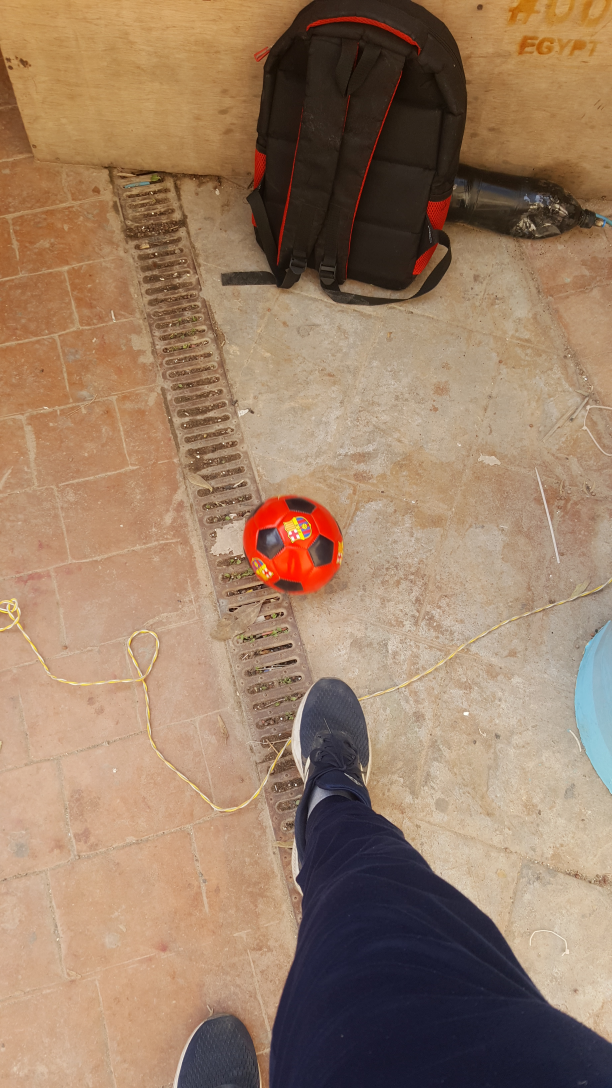
#> input picture Task 8/Task 8.1/balls/r_051.jpg, 1836 x 3264 px, found by its file name (shown at 1/3 size)
$ python ball_detector.py
#> lines starting #> are read from the running program, lines starting #| are printed output that depends on the picture; after the words box and inside, x2 and y2 are one past the last pixel; in counts of white or black regions, pixels touching at a corner belong together
import cv2
import numpy as np
import matplotlib.pyplot as plt

img = cv2.imread('/home/ahmedyoussefg/Desktop/M.I.A/task81/balls/r_051.jpg')
#> img is the input picture: shape (3264, 1836, 3); mean B, G, R 102.7, 126.8, 155.5

hsv_image = cv2.cvtColor(img, cv2.COLOR_BGR2HSV)
#> hsv_image: shape (3264, 1836, 3); mean H, S, V 27.1, 97, 157.9
rgb_image = cv2.cvtColor(img, cv2.COLOR_BGR2RGB)


# Define the lower and upper bounds for blue color
lower_blue = np.array([90, 50, 50])
upper_blue = np.array([130, 255, 255])

# Define the lower and upper bounds for red color
lower_red1 = np.array([160, 160, 200])
upper_red1 = np.array([180, 255, 255])

red_mask1 = cv2.inRange(hsv_image, lower_red1, upper_red1)
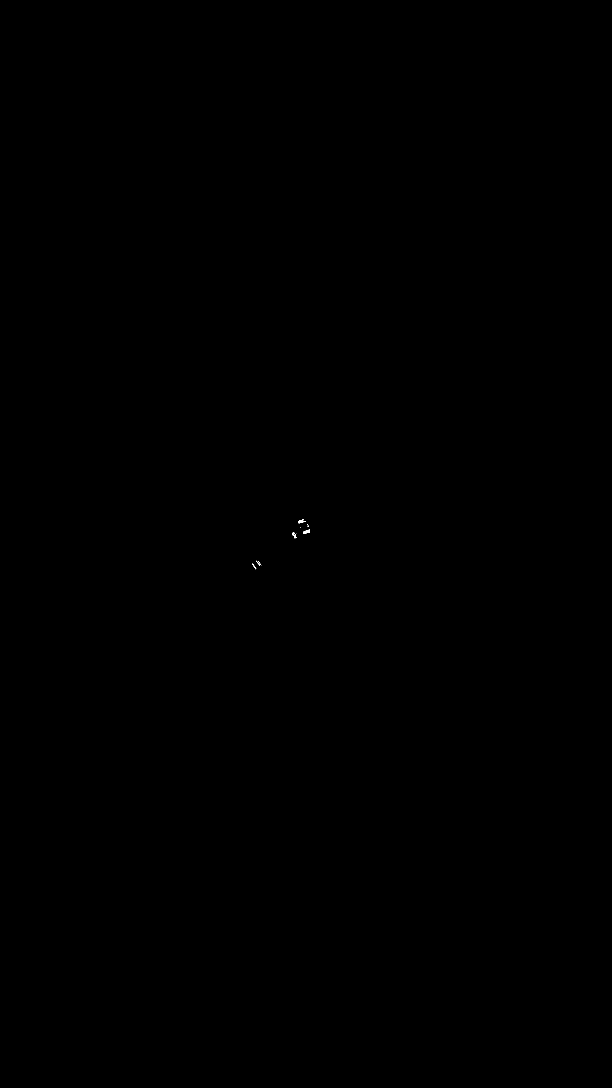
#> red_mask1: shape (3264, 1836) (shown at 1/3 size); 0.01% white; 14 white regions (9 under 20 px), largest, box (x1, y1, x2, y2) and area: (909, 1588, 930, 1602) 165, (894, 1558, 918, 1570) 118, (882, 1602, 889, 1615) 55, (758, 1690, 769, 1708) 45, (877, 1596, 884, 1607) 32

lower_red2 = np.array([0, 200, 200])
upper_red2 = np.array([20, 255, 255])

red_mask2 = cv2.inRange(hsv_image, lower_red2, upper_red2)
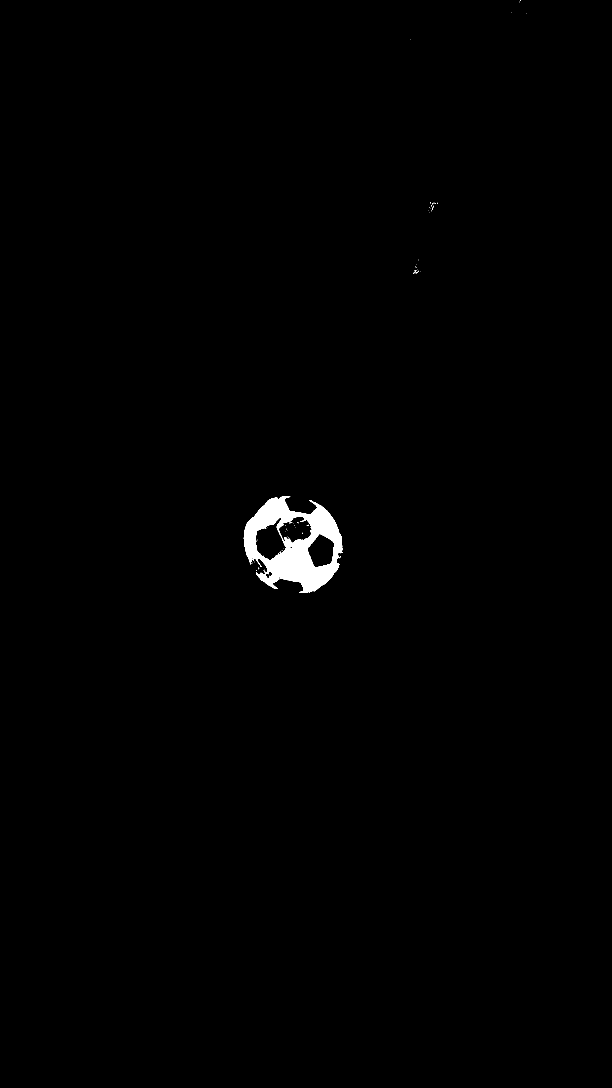
#> red_mask2: shape (3264, 1836) (shown at 1/3 size); 0.68% white; 61 white regions (59 under 20 px), largest, box (x1, y1, x2, y2) and area: (731, 1488, 1028, 1779) 40493, (1240, 811, 1250, 822) 29

mask_red = cv2.bitwise_or(red_mask1,red_mask2)
#> mask_red: shape (3264, 1836); 0.69% white; 68 white regions (61 under 20 px), largest, box (x1, y1, x2, y2) and area: (731, 1488, 1028, 1779) 40655, (909, 1588, 933, 1602) 177, (882, 1602, 889, 1615) 55
mask_blue = cv2.inRange(hsv_image, lower_blue, upper_blue)
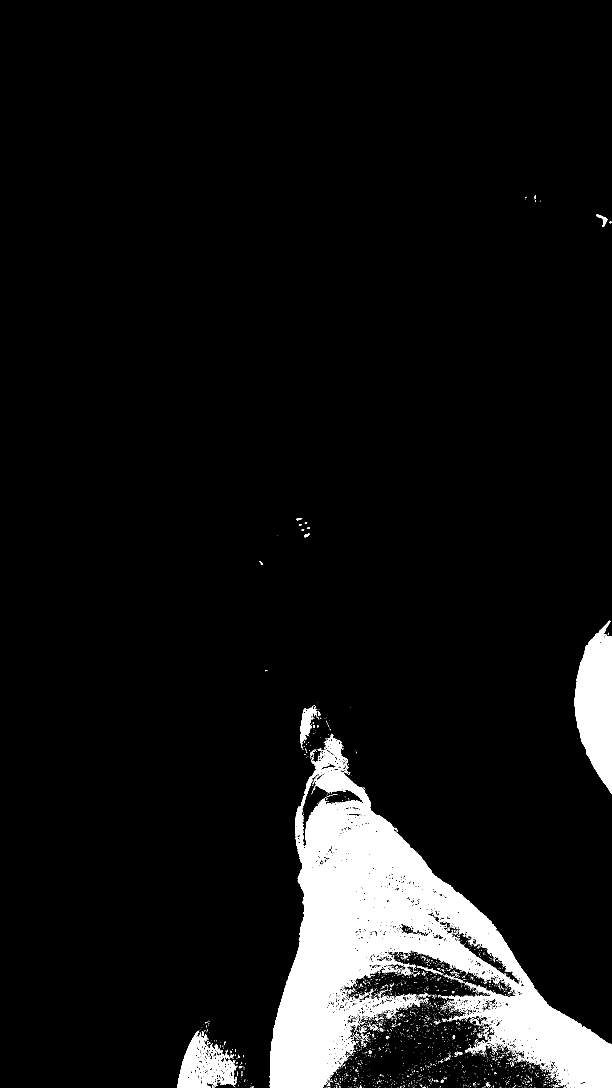
#> mask_blue: shape (3264, 1836) (shown at 1/3 size); 7% white; 3684 white regions (3557 under 20 px), largest, box (x1, y1, x2, y2) and area: (809, 2203, 1836, 3264) 347510, (1724, 1862, 1836, 2380) 39371, (533, 3095, 711, 3264) 14119

result = cv2.bitwise_and(img, img, mask=mask_blue | mask_red)
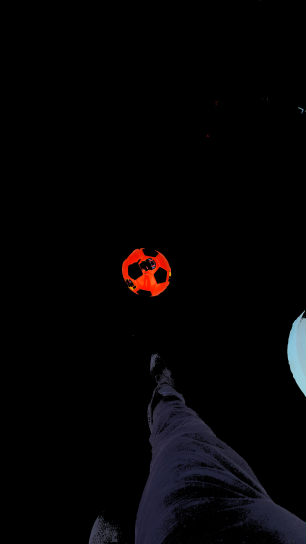
#> result: shape (3264, 1836, 3) (shown at 1/6 size); mean B, G, R 5.1, 4, 5
result_red = cv2.bitwise_and(img, img, mask=mask_red)
result_blue=cv2.bitwise_and(img, img, mask=mask_blue)
gray_img = cv2.cvtColor(result,cv2.COLOR_BGR2GRAY)
blur_img = cv2.medianBlur(gray_img,5)

cv2.imshow("Red and Blue Masks",cv2.cvtColor(result,cv2.COLOR_BGR2HSV))
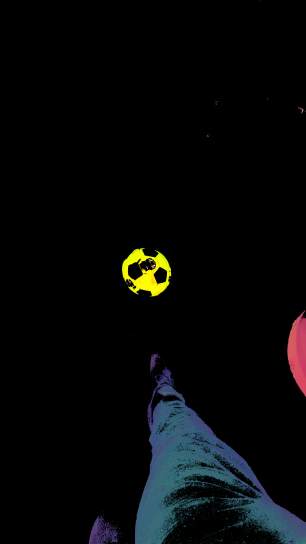
#> window 'Red and Blue Masks': shape (3264, 1836, 3) (shown at 1/6 size); mean B, G, R 8.3, 8, 6.7

# Setting parameter values
t_lower = 10  # Lower Threshold
t_upper = 400  # Upper threshold

# Applying the Canny Edge filter
edge = cv2.Canny(blur_img, t_lower, t_upper)
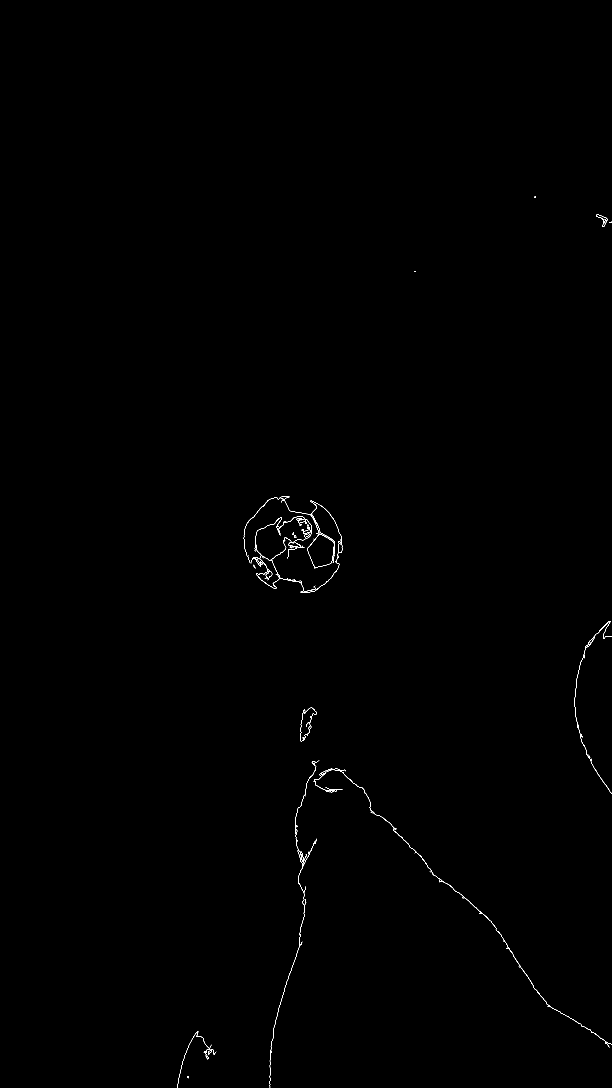
#> edge: shape (3264, 1836) (shown at 1/3 size); 0.15% white in thin lines or dots, all inside (x1, y1, x2, y2) = (533, 588, 1836, 3264)
"""
circles = cv2.HoughCircles(blur_img,cv2.HOUGH_GRADIENT,1,1,param1=400,param2=10,minRadius=0,maxRadius=40)
if circles is not None:
    circles=np.uint16(np.around(circles))
    for i in circles[0,:]:
        cv2.circle(rgb_image,(i[0],i[1]),i[2],(0,255,0),2)
"""

gray_red = cv2.cvtColor(result_red,cv2.COLOR_BGR2GRAY)
blur_red = cv2.medianBlur(gray_red,5)
red_circles = cv2.HoughCircles(blur_red,cv2.HOUGH_GRADIENT,1,1,param1=400,param2=10,minRadius=0,maxRadius=100)
#> red_circles = 1439 rows, first 8: [830.5, 1612.5, 99.4], [831.5, 1609.5, 99.4], [926.5, 1680.5, 84.9], [830.5, 1614.5, 99.4], [793.5, 1602.5, 61.9], [826.5, 1612.5, 95], [923.5, 1681.5, 86], [925.5, 1682.5, 83.9]

gray_blue = cv2.cvtColor(result_blue,cv2.COLOR_BGR2GRAY)
blur_blue = cv2.medianBlur(gray_blue,5)
blue_circles = cv2.HoughCircles(blur_blue,cv2.HOUGH_GRADIENT,1,1,param1=400,param2=10,minRadius=0,maxRadius=100)
#> blue_circles = 14 rows, first 8: [975.5, 2178.5, 72.2], [1722.5, 1861.5, 76.8], [959.5, 2186.5, 57.3], [977.5, 2177.5, 49.1], [958.5, 2170.5, 29.3], [932.5, 2134.5, 10.5], [916.5, 2188.5, 15.5], [1799.5, 665.5, 12.1]

if red_circles is not None:
    red_circles=np.uint16(np.around(red_circles))
#> red_circles = 1439 rows, first 8: [830, 1612, 99], [832, 1610, 99], [926, 1680, 85], [830, 1614, 99], [794, 1602, 62], [826, 1612, 95], [924, 1682, 86], [926, 1682, 84]
    for i in red_circles[0,:]:
        cv2.circle(rgb_image,(i[0],i[1]),i[2],(255,0,0),2)
#> this loop made 1439 passes

if blue_circles is not None:
    blue_circles=np.uint16(np.around(blue_circles))
#> blue_circles = 14 rows, first 8: [976, 2178, 72], [1722, 1862, 77], [960, 2186, 57], [978, 2178, 49], [958, 2170, 29], [932, 2134, 10], [916, 2188, 16], [1800, 666, 12]
    for i in blue_circles[0,:]:
        cv2.circle(rgb_image,(i[0],i[1]),i[2],(0,0,255),2)
#> this loop made 14 passes

rgb_image2 = cv2.cvtColor(img, cv2.COLOR_BGR2RGB)
circles = cv2.HoughCircles(blur_img,cv2.HOUGH_GRADIENT,1,1,param1=400,param2=10,minRadius=0,maxRadius=40)
#> circles = 192 rows, first 8: [898.5, 1578.5, 30.1], [895.5, 1590.5, 39.4], [902.5, 1586.5, 32.4], [897.5, 1577.5, 29.4], [896.5, 1589.5, 38.3], [895.5, 1586.5, 36], [899.5, 1581.5, 33.8], [898.5, 1580.5, 31.6]
if circles is not None:
    circles=np.uint16(np.around(circles))
#> circles = 192 rows, first 8: [898, 1578, 30], [896, 1590, 39], [902, 1586, 32], [898, 1578, 29], [896, 1590, 38], [896, 1586, 36], [900, 1582, 34], [898, 1580, 32]
    for i in circles[0,:]:
        cv2.circle(rgb_image2,(i[0],i[1]),i[2],(0,255,0),2)
#> this loop made 192 passes
rgb3=cv2.cvtColor(img,cv2.COLOR_BGR2RGB)
cv2.imshow("Original",cv2.cvtColor(rgb3,cv2.COLOR_BGR2RGB))
cv2.imshow("Display Balls",cv2.cvtColor(rgb_image2,cv2.COLOR_BGR2RGB))
cv2.imshow("Display Colors",cv2.cvtColor(rgb_image,cv2.COLOR_BGR2RGB))
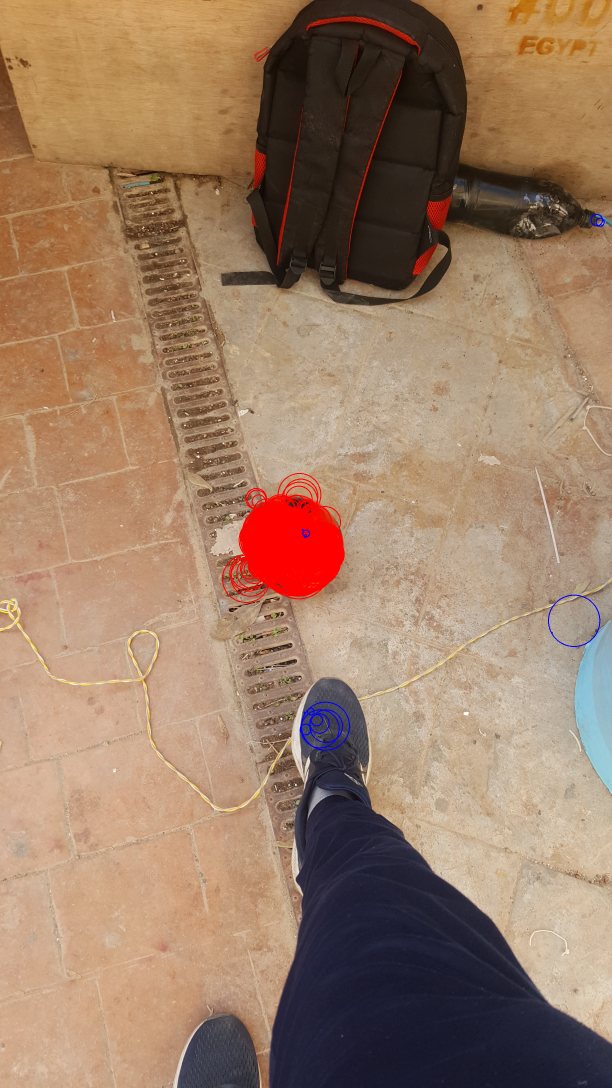
#> window 'Display Colors': shape (3264, 1836, 3) (shown at 1/3 size); mean B, G, R 102.3, 125.8, 156.2
cv2.imshow("Canny",cv2.cvtColor(edge,cv2.COLOR_BGR2RGB))
cv2.waitKey(0)
cv2.destroyAllWindows()

$ run again, with Task 8/Task 8.1/balls/b_000.jpg copied over Task 8/Task 8.1/balls/r_051.jpg
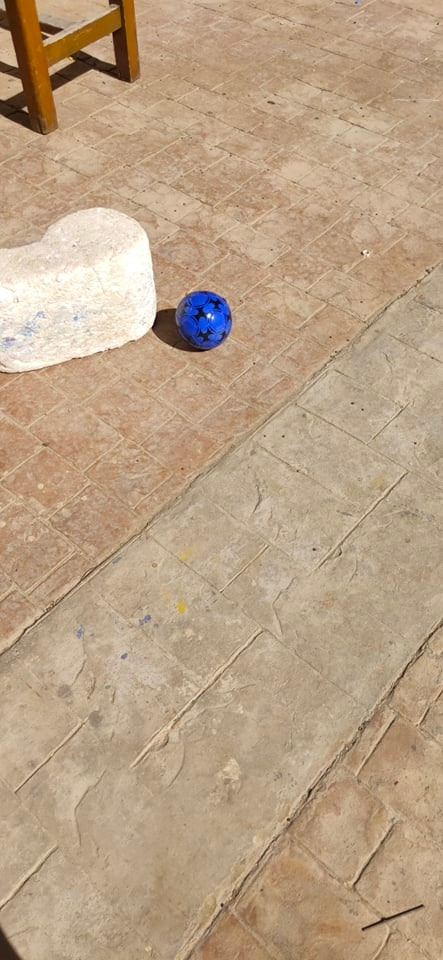
#> input picture Task 8/Task 8.1/balls/b_000.jpg, 443 x 960 px, found by its file name
#> img is the input picture: shape (960, 443, 3); mean B, G, R 133.8, 161.4, 186.3
#> hsv_image: shape (960, 443, 3); mean H, S, V 16.8, 76, 187.1
#> red_mask1: shape (960, 443); every value is 0
#> `mask_blue = cv2.inRange(hsv_image, lower_blue, upper_blue)`:
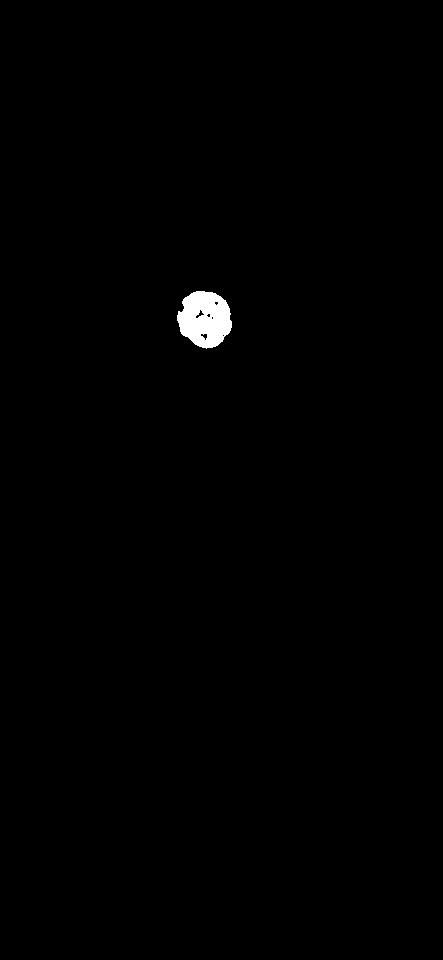
#> mask_blue: shape (960, 443); 0.55% white; 1 white region, box (x1, y1, x2, y2) and area: (177, 291, 232, 349) 2323
#> result_red: shape (960, 443, 3); every value is 0
#> edge: shape (960, 443); 0.07% white in thin lines or dots, all inside (x1, y1, x2, y2) = (177, 291, 232, 348)
#> red_circles = None
#> `blue_circles = cv2.HoughCircles(blur_blue,cv2.HOUGH_GRADIENT,1,1,param..`: blue_circles = 40 rows, first 8: [205.5, 318.5, 26.6], [204.5, 317.5, 26.8], [199.5, 318.5, 31.4], [207.5, 316.5, 30.7], [204.5, 322.5, 25.4], [201.5, 325.5, 34.9], [195.5, 320.5, 35.8], [207.5, 325.5, 22.3]
#> `blue_circles=np.uint16(np.around(blue_circles))`: blue_circles = 40 rows, first 8: [206, 318, 27], [204, 318, 27], [200, 318, 31], [208, 316, 31], [204, 322, 25], [202, 326, 35], [196, 320, 36], [208, 326, 22]
#> the loop `for i in blue_circles[0,:]:` made 40 passes
#> `circles = cv2.HoughCircles(blur_img,cv2.HOUGH_GRADIENT,1,1,param1=400,..`: circles = 38 rows, first 8: [205.5, 318.5, 26.6], [204.5, 317.5, 26.8], [199.5, 318.5, 31.4], [207.5, 316.5, 30.7], [204.5, 322.5, 25.4], [201.5, 325.5, 34.9], [195.5, 320.5, 35.8], [207.5, 325.5, 22.3]
#> `circles=np.uint16(np.around(circles))`: circles = 38 rows, first 8: [206, 318, 27], [204, 318, 27], [200, 318, 31], [208, 316, 31], [204, 322, 25], [202, 326, 35], [196, 320, 36], [208, 326, 22]
#> the loop `for i in circles[0,:]:` made 38 passes
#> `cv2.imshow("Display Colors",cv2.cvtColor(rgb_image,cv2.COLOR_BGR2RGB))`:
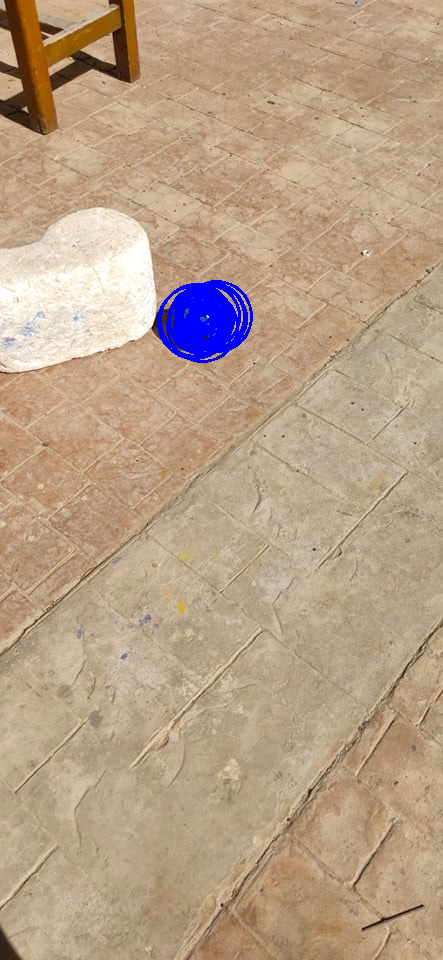
#> window 'Display Colors': shape (960, 443, 3); mean B, G, R 135.4, 160.1, 185

$ run again, with Task 8/Task 8.1/balls/b_001.jpg copied over Task 8/Task 8.1/balls/r_051.jpg
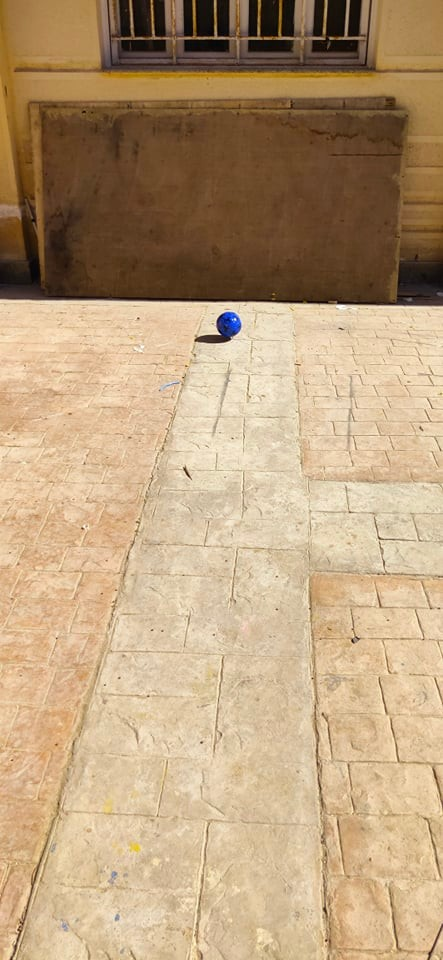
#> input picture Task 8/Task 8.1/balls/b_001.jpg, 443 x 960 px, found by its file name
#> img is the input picture: shape (960, 443, 3); mean B, G, R 123.6, 158.3, 185.9
#> hsv_image: shape (960, 443, 3); mean H, S, V 17.1, 96.6, 186.1
#> red_mask1: shape (960, 443); every value is 0
#> mask_blue: shape (960, 443); 0.11% white; 1 white region, box (x1, y1, x2, y2) and area: (218, 312, 242, 338) 463
#> result_red: shape (960, 443, 3); every value is 0
#> edge: shape (960, 443); 0.03% white in thin lines or dots, all inside (x1, y1, x2, y2) = (218, 312, 241, 337)
#> red_circles = None
#> `blue_circles = cv2.HoughCircles(blur_blue,cv2.HOUGH_GRADIENT,1,1,param..`: blue_circles = [[228.5, 323.5, 12.4], [227.5, 324.5, 12.7], [224.5, 323.5, 15.9], [230.5, 321.5, 9.4], [226.5, 323.5, 13], [229.5, 325.5, 10.6], [227.5, 321.5, 9.6], [231.5, 319.5, 8]]
#> `blue_circles=np.uint16(np.around(blue_circles))`: blue_circles = [[228, 324, 12], [228, 324, 13], [224, 324, 16], [230, 322, 9], [226, 324, 13], [230, 326, 11], [228, 322, 10], [232, 320, 8]]
#> the loop `for i in blue_circles[0,:]:` made 8 passes
#> `circles = cv2.HoughCircles(blur_img,cv2.HOUGH_GRADIENT,1,1,param1=400,..`: circles = [[228.5, 323.5, 12.4], [227.5, 324.5, 12.7], [224.5, 323.5, 15.9], [230.5, 321.5, 9.4], [226.5, 323.5, 13], [229.5, 325.5, 10.6], [227.5, 321.5, 9.6], [231.5, 319.5, 8]]
#> `circles=np.uint16(np.around(circles))`: circles has the same summary as blue_circles
#> the loop `for i in circles[0,:]:` made 8 passes
#> after the loop `for i in circles[0,:]:`:
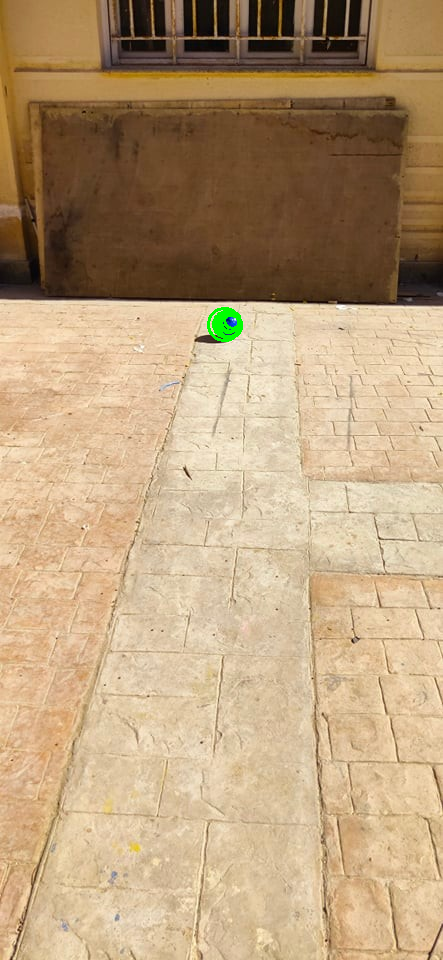
#> rgb_image2: shape (960, 443, 3); mean R, G, B 185.7, 158.5, 123.3
#> `cv2.imshow("Display Colors",cv2.cvtColor(rgb_image,cv2.COLOR_BGR2RGB))`:
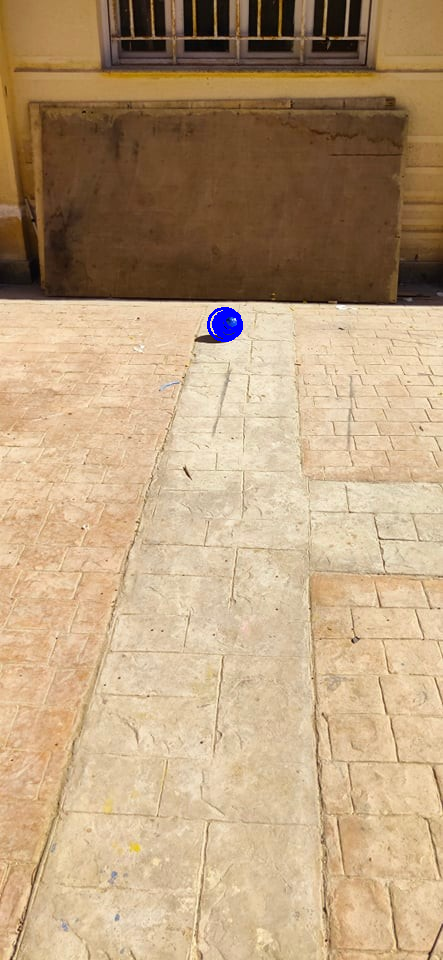
#> window 'Display Colors': shape (960, 443, 3); mean B, G, R 123.8, 158, 185.7
